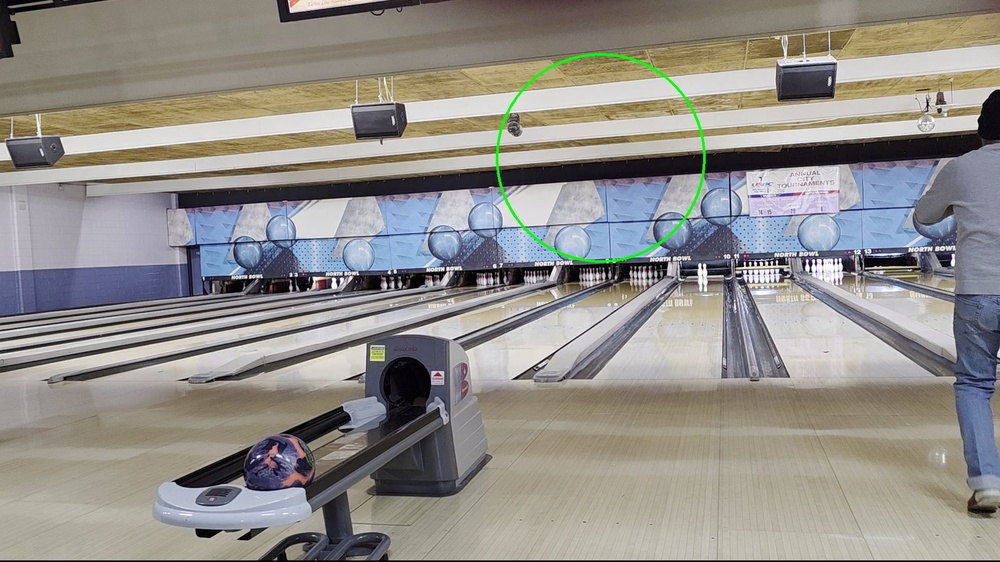
#> input picture backend/outputs/20260123_145635_frame0000_detected.jpg, 1000 x 562 px, shrunk from 1920 x 1080 before the run
$ python -i set_center.py   (imports and definitions only)
#> lines starting #> are read from the running program, lines starting #| are printed output that depends on the picture; after the words box and inside, x2 and y2 are one past the last pixel; in counts of white or black regions, pixels touching at a corner belong together
#> further down, picture is the input picture: shape (562, 1000, 3); mean B, G, R 137.8, 142.4, 145.4
#!/usr/bin/env python3
"""Set the detected circle center to given coordinates (x,y) and save an adjusted image.

Usage: python set_center.py [x y] [path_to_detected_image]
"""
import sys
import os
import glob
import cv2

OUT_DIR = os.path.join(os.path.dirname(__file__), "outputs")


# [8 lines left out: function find_image, not called in this run]


def find_green_circle(img):
    hsv = cv2.cvtColor(img, cv2.COLOR_BGR2HSV)
#> hsv: shape (562, 1000, 3); mean H, S, V 61.5, 42.8, 153
    lower = (40, 40, 40)
    upper = (80, 255, 255)
    mask = cv2.inRange(hsv, lower, upper)
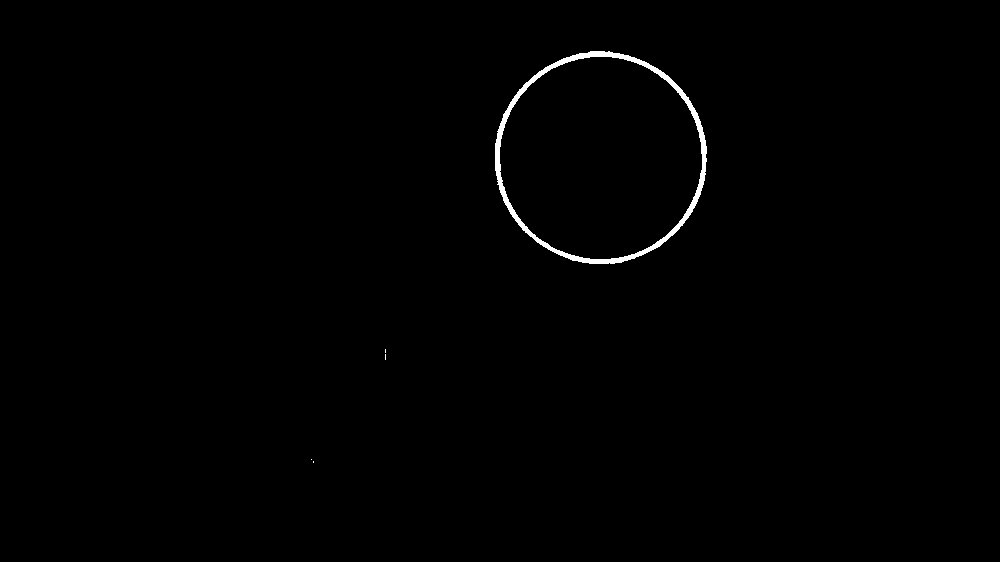
#> mask: shape (562, 1000); 0.58% white; 5 white regions (4 under 20 px), largest, box (x1, y1, x2, y2) and area: (495, 51, 707, 264) 3267
    kernel = cv2.getStructuringElement(cv2.MORPH_ELLIPSE, (5,5))
    mask = cv2.morphologyEx(mask, cv2.MORPH_CLOSE, kernel)
#> mask: shape (562, 1000); 0.59% white; 4 white regions (3 under 20 px)
    contours, _ = cv2.findContours(mask, cv2.RETR_EXTERNAL, cv2.CHAIN_APPROX_SIMPLE)
#> contours = 4 contours, 3 with area under 20; largest, box (x1, y1, x2, y2) and area: (495, 51, 707, 264) 35044
    if not contours:
        return None
    best = max(contours, key=cv2.contourArea)
#> best = contour of 322 points, box (x1, y1, x2, y2) (495, 51, 707, 264), area 35044
    (cx, cy), r = cv2.minEnclosingCircle(best)
#> cx = 600.4; cy = 157.3; r = 106.8
    return int(cx), int(cy), int(r)


# [42 lines left out: function main, not called in this run]

# [2 lines not run here, left out]

>>> import cv2
>>> picture = cv2.imread('../backend/outputs/20260123_145635_frame0000_detected.jpg')
>>> result = find_green_circle(picture)
#> result = (600, 157, 106)
